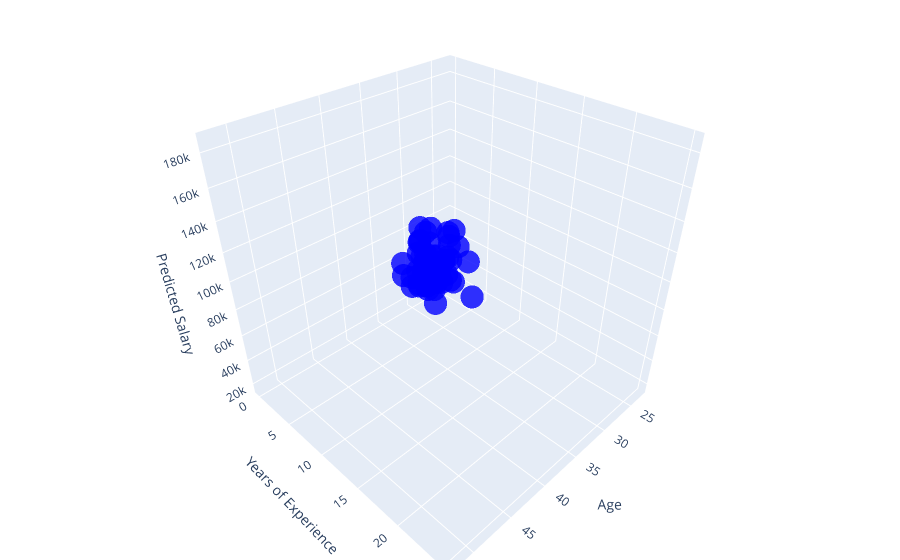

The code cell stored with this chart in its notebook:
### Code cell
# Plot graph

scatter = go.Scatter3d(
    x=ages,
    y=years_of_experience,
    z=predicted_salaries,
    mode='markers',
    marker=dict(
        size=8,
        color='blue',
        opacity=0.8
    )
)

# Define the layout
layout = go.Layout(
    scene=dict(
        xaxis=dict(title='Age'),
        yaxis=dict(title='Years of Experience'),
        zaxis=dict(title='Predicted Salary'),
    ),
    margin=dict(l=0, r=0, b=0, t=0)
)

# Create the figure
fig = go.Figure(data=[scatter], layout=layout)

# Show the interactive plot
fig.show()

### Figure 1 — Plotly figure (JSON) as saved in the notebook; plotly's stock layout.template omitted (floating-point values rounded to 4 significant figures)
{"data": [{"marker": {"color": "blue", "opacity": 0.8, "size": 8}, "mode": "markers", "type": "scatter3d", "x": [48, 39, 44, 34, 43, 44, 50, 35, 31, 37, 42, 49, 26, 36, 44, 31, 32, 27, 34, 35, 38, 37, 45, 33, 34, 30, 46, 28, 40, 43, 28, 41, 30, 44, 38, 23, 47, 30, 43, 31, 30, 37, 50, 48, 28, 44, 36, 27, 29, 28, 45, 34, 44, 40, 38, 40, 52, 36, 48, 32, 40, 44, 48, 32, 31, 28, 30, 38, 30, 25, 33, 41, 33, 45, 36], "y": [21, 10, 16, 6, 17, 18, 22, 10, 3, 9, 13, 21, 2, 9, 14, 3, 5, 1.5, 7, 8, 10, 9, 16, 5, 6, 4, 18, 2, 13, 19, 3, 14, 3, 15, 10, 0.5, 21, 2, 18, 4, 2, 9, 25, 19, 2, 16, 11, 2, 2, 2, 19, 8, 13, 12, 9, 12, 25, 7, 21, 6, 12, 15, 20, 5, 3, 2, 3, 10, 2, 0, 7, 11, 4, 14, 8], "z": [170400.0, 93250.0, 131800.0, 83540.0, 159900.0, 158500.0, 158000.0, 102700.0, 58830.0, 99950.0, 139900.0, 158600.0, 38100.0, 87760.0, 127100.0, 58830.0, 66170.0, 48780.0, 77820.0, 97490.0, 127500.0, 107000.0, 164600.0, 62590.0, 83540.0, 49200.0, 172400.0, 45870.0, 118900.0, 149700.0, 40130.0, 123700.0, 54950.0, 151600.0, 90220.0, 17450.0, 182300.0, 52790.0, 155000.0, 61420.0, 44890.0, 91650.0, 171900.0, 166100.0, 45020.0, 153700.0, 122700.0, 49860.0, 48900.0, 37980.0, 156200.0, 79550.0, 124900.0, 100600.0, 110400.0, 109800.0, 185400.0, 75980.0, 170400.0, 83230.0, 116400.0, 152000.0, 157200.0, 62520.0, 50510.0, 45870.0, 54520.0, 90220.0, 44890.0, 30330.0, 73940.0, 102300.0, 67480.0, 138400.0, 86040.0]}], "layout": {"margin": {"b": 0, "l": 0, "r": 0, "t": 0}, "scene": {"xaxis": {"title": {"text": "Age"}}, "yaxis": {"title": {"text": "Years of Experience"}}, "zaxis": {"title": {"text": "Predicted Salary"}}}}}
